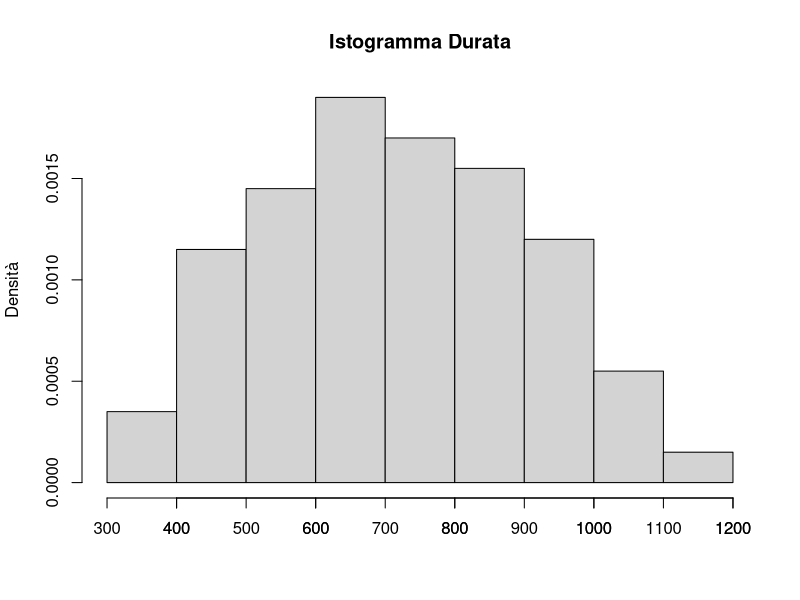

Generate this figure with R:
#Esercitazione 1 - Esercizio 1

# PUNTO A ----------------------------------------------------------------------
freq_ass = c(14, 46, 58, 76, 68, 62, 48, 22, 6)

# vettori degli estremi 
# classe i-esima (a_i, b_i]
a_ = seq(from=300, to=1100, by=100)
b_ = seq(from=400, to=1200, by=100)

# vettore dei punti medi di ogni classe
mids = (a_ + b_)/2
mids

# numero totale di dati
sum(freq_ass)

# frequenze relative
freq_rel = freq_ass / sum(freq_ass)
freq_rel

# frequenze cumulate 
freq_cum = cumsum(freq_rel)
freq_cum

# tabella
cbind(freq_ass, freq_rel, freq_cum)

# Istogramma 
dati = c()
for(i in 1:length(freq_ass)){
  dati = c(dati, rep(mids[i], freq_ass[i]))
}

istogramma <- hist(dati, main="Istogramma Durata", ylab="Densità", xlab="", probability = T)
axis(1, at=seq(from=min(a_),
               to=max(b_),
               by=(b_[1]-a_[1])))

istogramma$counts  # freq_ass
istogramma$density # densita = freq_rel / (b_[1] - a_[1])

# PUNTO B ----------------------------------------------------------------------

freq_cum # Q1 in terza classe, Q2 in quinta classe, Q3 in sesta classe

sum( freq_rel[ a_ >= 900 ] )

# PUNTO C ----------------------------------------------------------------------
# media 
mean_ = sum(mids*freq_ass) / sum(freq_ass)
mean_

# varianza campionaria 
var_ = sum( (mids-mean_)^2*freq_ass ) / (sum(freq_ass) - 1) 
var_

# varianza (NON campionaria)

sum( (mids-mean_)^2*freq_ass ) / (sum(freq_ass) )

(sum(freq_ass) - 1)/sum(freq_ass) * var_ 
